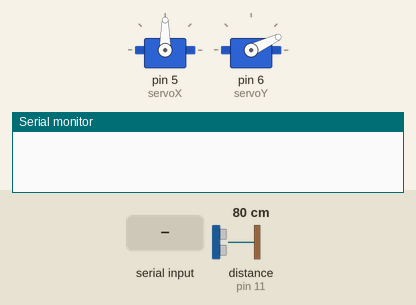
Bench run of a sketch on a simulated Arduino Uno, built with avr-gcc and run on an emulated ATmega328P. Parts: 2 × servo, the last lines printed to the serial monitor. The inputs (shaded band) are chosen by the test bench; at power-on: distance to the obstacle (sensor on pin 11) 80 cm. The echo pulse lasts 58.3 µs per cm.

Above: at 1.2 s.
1.3 s: "start\n" received over Serial
At 1.71 s:
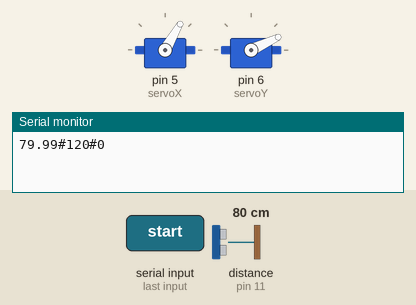
At 2.12 s:
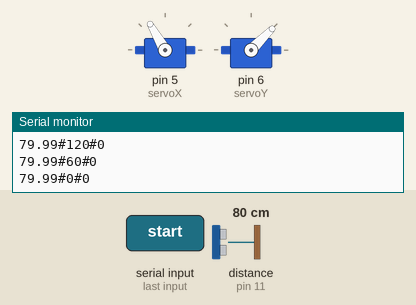
4.3 s: "start1\n" received over Serial
At 4.69 s:
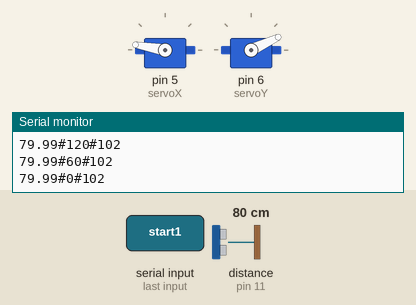
Timing chart, 0 to 7.3 s (numbered marks = the images above; inputs shaded):
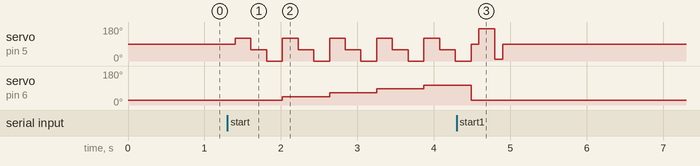

The sketch:

DistanceGET_Serial.ino
```cpp
#define trigPin 12
#define echoPin 11
#include<Servo.h>

int LiczpomiarPoziom =3, stopienPoziom = 60;
int LiczpomiarPion = 5, stopienPion = 20;
Servo servoX, servoY;
String command;
float times , distance;
void czujnik();
void setup() {
  command = "";
  Serial.begin(115200);
  pinMode(trigPin, OUTPUT);
  pinMode(echoPin, INPUT);
  servoX.attach(5); // left-right servo
  servoY.attach(6); // forward-backward servo
  servoX.write(90);
  servoY.write(25);
}

void loop() {
  command = Serial.readStringUntil('\n');
  delay(100);
  int x=0,y=0; // varible to while loop

  if(command == "start"){
    servoX.write(180);
    servoY.write(25);

   for(int i=0; i<LiczpomiarPion;i++){

    for(int j=0; j<LiczpomiarPoziom;j++){
      servoX.write(servoX.read()- stopienPoziom);
      czujnik();
      delay(100);
    }

    servoX.write(180);
    servoY.write(servoY.read() + stopienPion);
   }

  }else if(command == "start1"){
    servoX.write(170);
    czujnik();
    delay(100);
    servoX.write(10);
    czujnik();
  }
 servoX.write(90);
 servoY.write(25);
 command ="";
}

void czujnik(){
  digitalWrite(trigPin, LOW);
  delayMicroseconds(2);
  digitalWrite(trigPin, HIGH);
  delayMicroseconds(10);
  digitalWrite(trigPin, LOW);

  times = pulseIn(echoPin, HIGH);

  distance = (times* .0343)/2;
  String d = String(distance);
  String x = String(servoX.read());
  String y = String(map(servoY.read(), 25, 115, 0, 115));
  String data = d + "#" + x + "#" + y;
  delay(100);
  Serial.println(data);
}
```

Measured:
- after the input at 1.3 s, servo on pin 5 (servoX): 90° → 120° after 0.10 s, then repeats every 0.62 s: 60° 0.21 s, 0° 0.21 s, 120° 0.21 s; servo on pin 6 (servoY): 25° → 45° after 0.72 s, → 65° 0.62 s later, → 85° 0.62 s later, → 105° 0.62 s later
